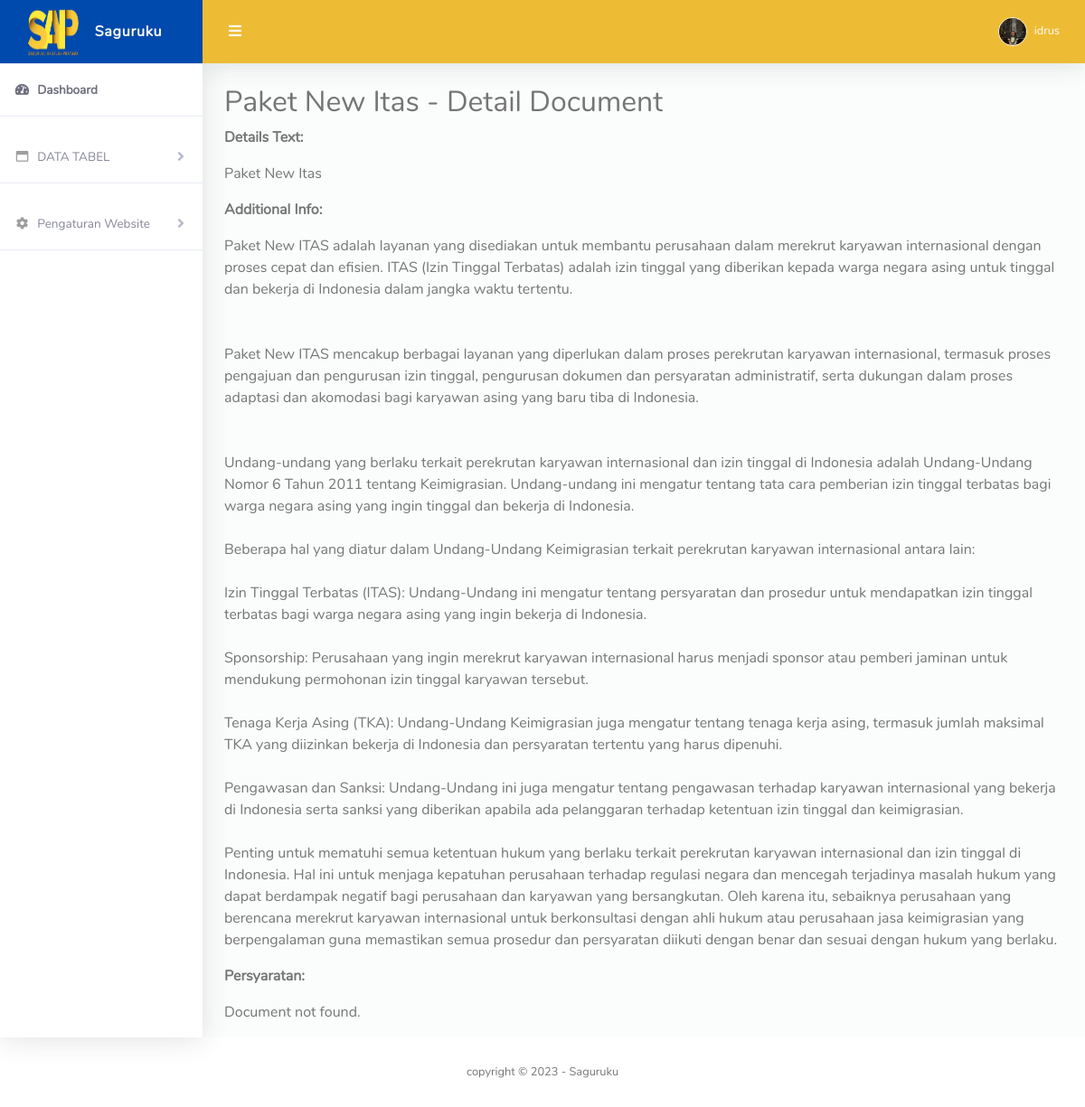
The page /admin/detail-document.php?id=1 (signed in) on the database its author committed.
### tables this page shows
CREATE TABLE `service_details` (
  `id` int(11) NOT NULL,
  `service_id` int(11) NOT NULL,
  `details_text` text NOT NULL,
  `additional_info` text DEFAULT NULL
);

CREATE TABLE `services` (
  `id` int(11) NOT NULL,
  `title` varchar(255) NOT NULL,
  `image_url` varchar(255) NOT NULL,
  `description` text NOT NULL
);

### admin/detail-document.php (the view, shortened to what this page needs)
<?php
include '../include/config.php';
include 'include/navbar.php';
if (isset($_GET['id'])) {
    $serviceDetailId = $_GET['id'];
    $sql = "SELECT service_details.*, services.title AS service_name FROM service_details
            LEFT JOIN services ON service_details.service_id = services.id
            WHERE service_details.id = $serviceDetailId";
    $result = mysqli_query($conn, $sql);
    if (mysqli_num_rows($result) == 1) {
        $row = mysqli_fetch_assoc($result);
?>
<div class="container-fluid" id="container-wrapper">
    <h2><?php echo "{$row['service_name']} - Detail Document"; ?></h2>
    <p><strong>Details Text:</strong></p>
    <p><?php echo nl2br($row['details_text']); ?></p>
    <p><strong>Additional Info:</strong></p>
    <p><?php echo nl2br($row['additional_info']); ?></p>
    <p><strong>Persyaratan:</strong></p>
    <?php
    if (!empty($row['document_path']) && file_exists("../uploads/documents/{$row['document_path']}")) {
        echo "<p><strong>Document:</strong></p>";
        echo "<p><a href='../uploads/documents/{$row['document_path']}' target='_blank'>View Document</a></p>";
    } else {
        echo "<p>Document not found.</p>";
    }
    ?>
</div>
<?php
    } else {
        echo "Document not found.";
    }
} else {
    echo "Invalid request.";
}
include 'include/footer.php';
?>

### admin/include/navbar.php (shortened to what this page needs)
<?php
require '../include/config.php';
if (isset($_SESSION['user_id'])) {
    $user_id = $_SESSION['user_id'];
    $sql = "SELECT username, images FROM admins WHERE id = '$user_id'";
    $result = mysqli_query($conn, $sql);
    if (mysqli_num_rows($result) > 0) {
        $row = mysqli_fetch_assoc($result);
        $username = $row['username'];
        $user_image = $row['images'];
    }
} else {
    header("Location: ../login/index.php");
    exit;
}
?>
<!DOCTYPE html>
<html lang="en">
<head>
    <link href="asset/vendor/fontawesome-free/css/all.min.css" rel="stylesheet" type="text/css">
    <link href="asset/vendor/bootstrap/css/bootstrap.min.css" rel="stylesheet" type="text/css">
    <link href="asset/css/ruang-admin.min.css" rel="stylesheet">
    <link href="asset/vendor/datatables/dataTables.bootstrap4.min.css" rel="stylesheet">
</head>
<body id="page-top">
    <div id="wrapper">
        <ul class="navbar-nav sidebar sidebar-light accordion" id="accordionSidebar">
            <a class="sidebar-brand d-flex align-items-center justify-content-center" href="index.php">
                <div class="sidebar-brand-icon">
                    <img src="asset/img/saguruku.jpg" width="60" height="55">
                </div>
                <div class="sidebar-brand-text mx-3">Saguruku</div>
            </a>
            <hr class="sidebar-divider my-0">
            <li class="nav-item active">
                <a class="nav-link" href="index.php">
                    <i class="fas fa-fw fa-tachometer-alt"></i>
                    <span>Dashboard</span></a>
            </li>
            <hr class="sidebar-divider">
            <li class="nav-item">
                <a class="nav-link collapsed" href="#" data-toggle="collapse" data-target="#collapseBootstrap" aria-expanded="true" aria-controls="collapseBootstrap">
                    <i class="far fa-fw fa-window-maximize"></i>
                    <span>DATA TABEL</span>
                </a>
            </li>
            <hr class="sidebar-divider">
            <li class="nav-item">
                <a class="nav-link collapsed" href="#" data-toggle="collapse" data-target="#collapsePengaturan" aria-expanded="true" aria-controls="collapsePengaturan">
                    <i class="fas fa-fw fa-cog"></i>
                    <span>Pengaturan Website</span>
                </a>
            </li>
            <hr class="sidebar-divider">
        </ul>
        <div id="content-wrapper" class="d-flex flex-column">
            <div id="content">
                <nav class="navbar navbar-expand navbar-light bg-navbar topbar mb-4 static-top">
                    <button id="sidebarToggleTop" class="btn btn-link rounded-circle mr-3">
                        <i class="fa fa-bars"></i>
                    </button>
                    <ul class="navbar-nav ml-auto">
                        <li class="nav-item dropdown no-arrow">
                            <a class="nav-link dropdown-toggle" href="#" id="userDropdown" role="button" data-toggle="dropdown" aria-haspopup="true" aria-expanded="false">
                                <img class="img-profile rounded-circle" src="uploads/<?php echo $user_image; ?>" style="max-width: 60px">
                                <span class="ml-2 d-none d-lg-inline text-black small">
                                    <?php echo $username; ?>
                                </span>
                            </a>
                        </li>
                    </ul>
                </nav>

### rows shown on the page
service_details: service.title "Paket New Itas", details_text "Paket New Itas", additional_info "Paket New ITAS adalah layanan yang disediakan untuk membantu perusahaan dalam merekrut karyawan internasional dengan proses cepat dan efisien. ITAS (Izin Tinggal Terbatas) adalah izin tinggal yang diberikan kepada warga negara asing untuk tinggal dan bekerja di Indonesia dalam jangka waktu tertentu. Paket New ITAS mencakup berbagai layanan yang diperlukan dalam proses perekrutan karyawan internasional, termasuk proses pengajuan dan pengurusan izin tinggal, pengurusan dokumen dan persyaratan administratif, serta dukungan dalam proses adaptasi dan akomodasi bagi karyawan asing yang baru tiba di Indonesia. Undang-undang yang berlaku terkait perekrutan karyawan internasional dan izin tinggal di…"

### other values the page prints
$username "idrus"
